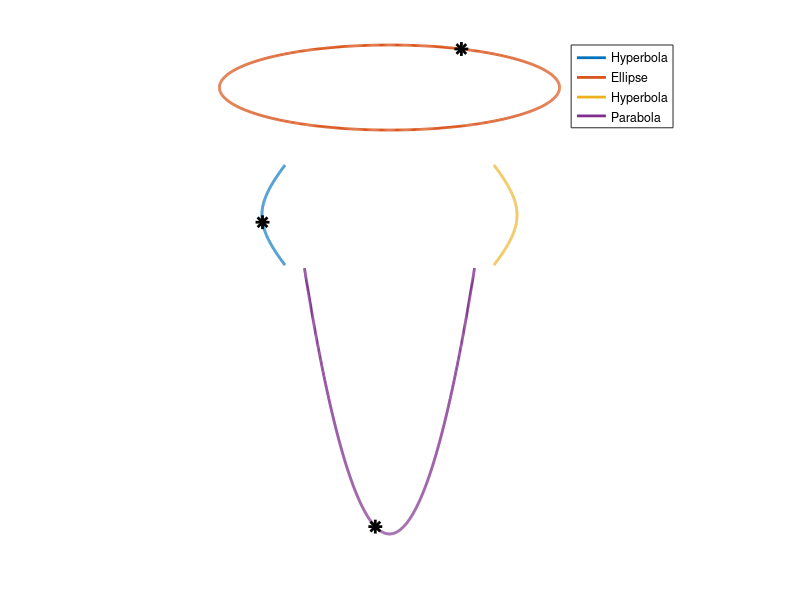
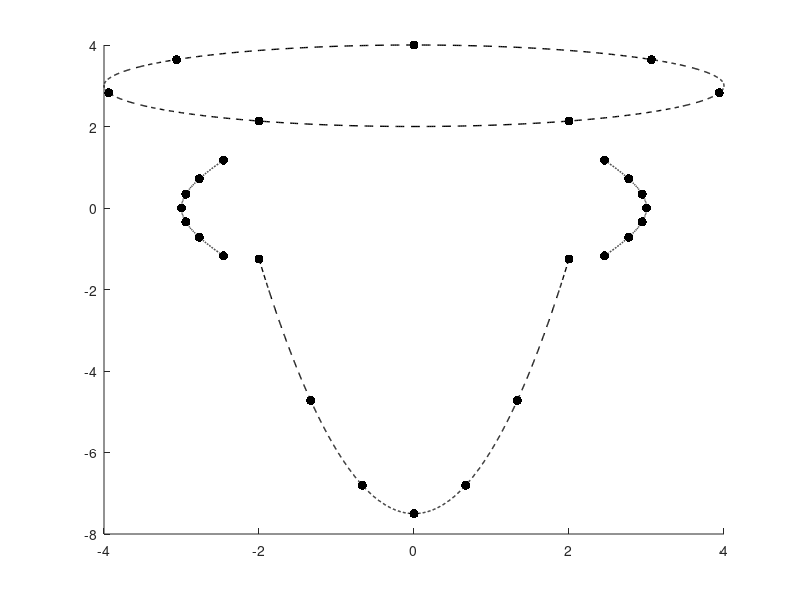

These figures' MATLAB source, in order: (Note: this script raises an error after producing the figures.)
clear; close all;

guardar = true;

a1=2;
F{1} = @(t) [-4+cosh(a1*(t-0.5));sinh(a1*(t-0.5))];
F{2} = @(t) [4*cos(2*pi*t);3+sin(2*pi*t)];
F{3} = @(t) [4-cosh(a1*(t-0.5)); -sinh(a1*(t-0.5))];
F{4} = @(t) [-4*(t-0.5);-7.5+(5*(t-0.5)).^2];
ojo1 = @(t) [1.5+1/6*cos(2*pi*t);3.3+1/3*sin(2*pi*t)];
ojo2 = @(t) diag([-1,1])*ojo1(t);
boca = @(t) [(t-0.5);2.3+(t-0.5).^2];

pto(1,:) = F{2}(-1/6+5/6/6*2.5);
pto(2,:) = F{1}(1/6*2.5);
pto(3,:) = F{4}(1/6*3.5);

t = linspace(0,1,1001);
figure; hold all;
for i=1:length(F)
    Ft = F{i}(t);
    plot(Ft(1,:),Ft(2,:),'LineWidth',2);
end
for i=1:3
plot(pto(i,1),pto(i,2),'k*','MarkerSize',10,'LineWidth',2);
end
legend({'Hyperbola','Ellipse','Hyperbola','Parabola'},'Location','NorthEastOutSide');
axis image; axis off;

%%
figure; hold all;
for i=1:length(F)
    Ft = F{i}(t);
    h(1)=plot(Ft(1,:),Ft(2,:),'k--','LineWidth',1);
end

f = [];
f = [f,F{1}(linspace(0,1,7))]; % cosh(a1/6)
f = [f,F{2}(linspace(-1/6,1/2+1/6,7))]; % cos(2*pi*(1/2+1/6+1/6)/6)
f = [f,F{3}(linspace(0,1,7))];
f = [f,F{4}(linspace(0,1,7))];

f=[f,f];

h(5)=plot(f(1,:),f(2,:),'k.','LineWidth',1,'MarkerSize',20);
% axis image; axis off; %axis tight;


f1(1,:)=scheme(f(1,:),7,1);
f1(2,:)=scheme(f(2,:),7,1);

Ft = ojo1(t);
plot(Ft(1,:),Ft(2,:),'k','LineWidth',2);
Ft = ojo2(t);
plot(Ft(1,:),Ft(2,:),'k','LineWidth',2);
Ft = boca(t);
plot(Ft(1,:),Ft(2,:),'k','LineWidth',2);

h(6)=plot(f1(1,:),f1(2,:),'k','LineWidth',2);
legend(h([1,5,6]),{'Conic sections','f^0','S_\epsilon^\infty f^0'},'Location','NorthEastOutSide','FontSize',20);
% axis image; axis off; %axis tight;

axis image; legend off;
% axis([-3.7,-1,3,4]);
axis off;